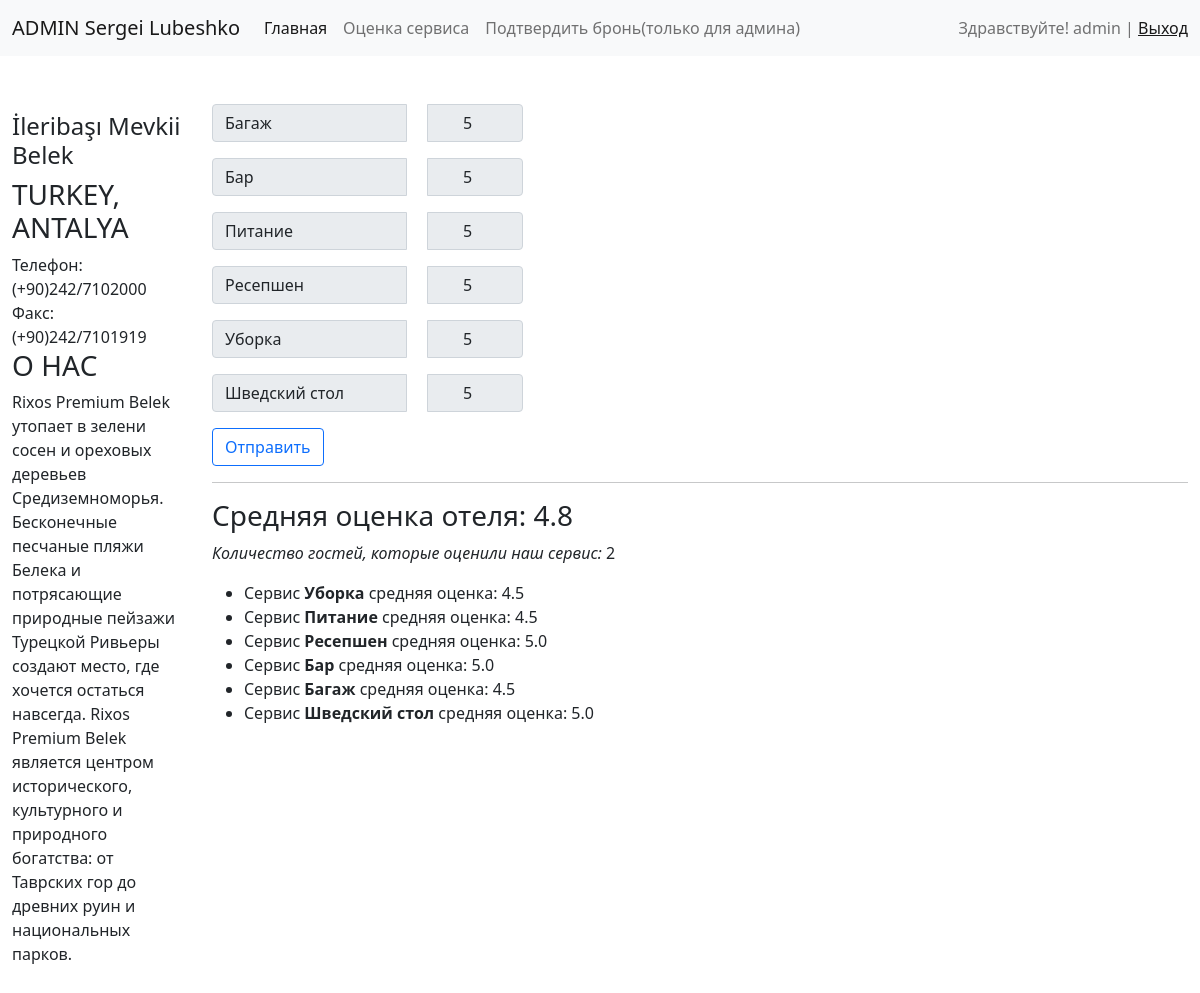
The page /service/ (signed in) on the database its author committed.
### users/models.py (models this page shows)
class CustomUser(AbstractUser):
    pass

### hotel/models.py (models this page shows)
class TypeService(models.Model):
    title = models.CharField(max_length=50, verbose_name="Вид сервиса", unique=True)
    users = models.ManyToManyField(CustomUser, through="ServiceHotel", related_name='users_types')
    class Meta:
        ordering = ["title"]
    def __str__(self):
        return self.title

class Rate(models.Model):
    name = models.ForeignKey(TypeService, on_delete=models.CASCADE)
    avg_rate = models.DecimalField(max_digits=3, decimal_places=1)
    class Meta:
        constraints = [models.CheckConstraint(check=models.Q(avg_rate__gte=0) & models.Q(avg_rate__lte=10),
                                              name='avg_rate_gte_lte')]
        get_latest_by = ['date_avg_rate']

### hotel/views.py (the view)
# urls.py: path('service/', service, name ='service' ),
@login_required()
def service(request):
    query = ServiceHotel.objects.all()
    serv = TypeService.objects.all()
    num_people = len(set(query.values_list("users_id", flat=True)))
    avg_score_service = (query.aggregate(score=Avg("mark"))).get('score')
    context = {'services': serv, 'num_people': num_people, 'avg_score_service': avg_score_service}
    len_serv = len(serv)
    if request.method == "POST":
        user = request.user.id
        query.filter(users_id=user).delete()
        for item in range(1, len_serv + 1):
            dictmodel = {}
            mark = request.POST[str(item)]
            dictmodel["mark"] = int(mark)
            dictmodel["type_id"] = item
            dictmodel["users_id"] = user
            ServiceHotel.objects.create(**dictmodel)
        messages.success(request, "Спасибо за Вашу оценку!")
        show_service_statistics()
        stat = Rate.objects.all()
        return render(request, 'hotel/service.html', context={**context, 'stat': stat})
    else:
        stat = Rate.objects.all()
        return render(request, 'hotel/service.html', context={**context, 'stat': stat})

### hotel/templates/hotel/service.html (shortened to what this page needs)
{% extends "base.html" %}
{% block content %}
    <form action="{% url 'service' %}" method="post">
        {% for service in services %}
            <div class="input-group mb-3">
                <span class="input-group-text" id="inputGroup-sizing-default" style="width: 20%"
                      name="{{ service.title }}">{{ service.title }}</span>
                <input class="input-group-text" type="number" name="{{ service.id }}" min="1" max="5" value="5" required="True" style="margin-left: 20px">
            </div>
        {% endfor %}
        <button type="submit" class="btn btn-outline-primary">Отправить</button>
        <hr>
        <h3>Средняя оценка отеля: {{avg_score_service|floatformat}}</h3>
        <p><i>Количество гостей, которые оценили наш сервис: </i> {{ num_people }}</p>
        <ul>
        {% for item in stat %}
            <li>Сервис <b>{{ item.name }}</b> cредняя оценка: {{ item.avg_rate }}</li>
        {% endfor %}
        </ul>
    </form>
{% endblock %}

### templates/inc/_inc.html (shortened to what this page needs)
<nav class="navbar navbar-expand-lg navbar-light bg-light">
    <div class="container-fluid">
        <a class="navbar-brand" href="http://127.0.0.1:8000/admin">ADMIN Sergei Lubeshko</a>
        <div class="collapse navbar-collapse" id="navbarText">
            <ul class="navbar-nav me-auto mb-2 mb-lg-0">
                <li class="nav-item">
                    <a class="nav-link active" aria-current="page" href={% url 'home' %}>Главная</a>
                </li>
                <li class="nav-item">
                    <a class="nav-link"href={% url 'service' %}>Оценка сервиса</a>
                </li>
                <li class="nav-item">
                    <a class="nav-link" href="{% url 'showbooking' %}">Подтвердить бронь(только для админа)</a>
                </li>
            </ul>
            <span class="navbar-text">
                {% if request.user.is_authenticated %}
                    Здравствуйте! {{ user.username }} | <a href="{% url 'logout' %}">Выход</a>
                {% else %}
                    <a href={% url "register" %}>Регистрация </a> | <a href={% url "login" %}>Авторизация</a>
                {% endif %}
      </span>
        </div>
    </div>
</nav>

### rows shown on the page
CustomUser: username "admin"
TypeService: title "Багаж", id "5"
TypeService: title "Бар"
TypeService: title "Питание"
TypeService: title "Ресепшен"
TypeService: title "Уборка"
TypeService: title "Шведский стол"
Rate: name "Уборка", avg_rate "4.5"
Rate: name "Питание", avg_rate "4.5"
Rate: name "Ресепшен", avg_rate "5.0"
Rate: name "Бар", avg_rate "5.0"
Rate: name "Багаж", avg_rate "4.5"
Rate: name "Шведский стол", avg_rate "5.0"

### other values the page prints
{{ avg_score_service|floatformat }} "4.8"
{{ num_people }} "2"
